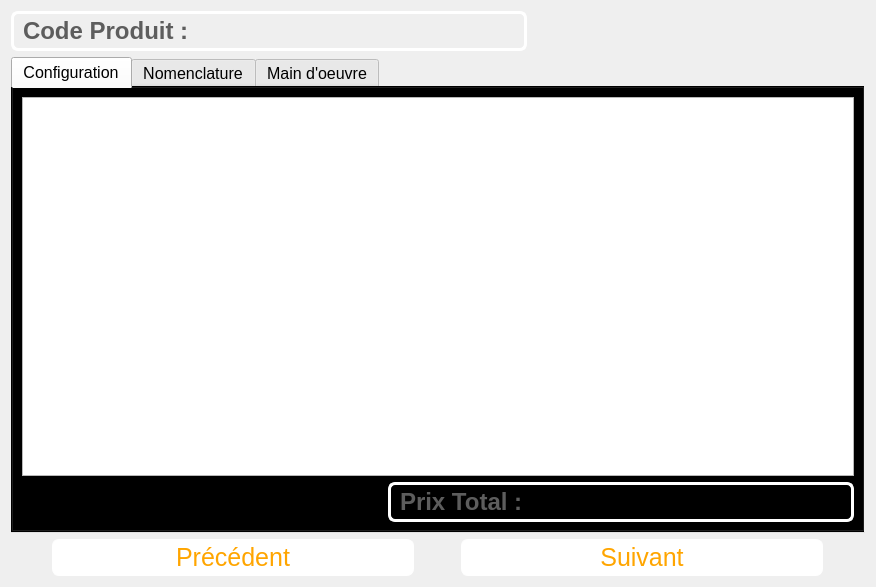
<?xml version="1.0" encoding="UTF-8"?>
<ui version="4.0">
 <class>ResumeConfiguration</class>
 <widget class="QWidget" name="ResumeConfiguration">
  <property name="geometry">
   <rect>
    <x>0</x>
    <y>0</y>
    <width>876</width>
    <height>587</height>
   </rect>
  </property>
  <property name="windowTitle">
   <string>Form</string>
  </property>
  <property name="styleSheet">
   <string notr="true">#subTitle{
background-color: transparent;
border-width: 3px;
border-color: white;
border-style: solid;
border-radius: 7;
padding: 3px;
font-size: 15px;
padding-left: 5px;
padding-right: 5px;
min-width: 280px;
max-width: 500px;
}


#prixTotMdo{
background-color: transparent;
border-width: 3px;
border-color: white;
border-style: solid;
border-radius: 7;
padding: 3px;
font-size: 15px;
padding-left: 5px;
padding-right: 5px;
min-width: 450px;
max-width: 500px;
}

#prixTot{
background-color: transparent;
border-width: 3px;
border-color: white;
border-style: solid;
border-radius: 7;
padding: 3px;
font-size: 15px;
padding-left: 5px;
padding-right: 5px;
min-width: 450px;
max-width: 500px;
}


#prixTotNom{
background-color: transparent;
border-width: 3px;
border-color: white;
border-style: solid;
border-radius: 7;
padding: 3px;
font-size: 15px;
padding-left: 5px;
padding-right: 5px;
min-width: 450px;
max-width: 500px;
}

QTabWidget{
color: orange;
background-color: transparent;
border-width: 1px;
border-color: white;
border-style: solid;
border-radius: 7;
padding: 3px;
font-size: 16px;
padding-left: 5px;
padding-right: 5px;
}

QPushButton {
color: orange;
background-color: white;
border-width: 1px;
border-color: white;
border-style: solid;
border-radius: 7;
padding: 3px;
font-size: 25px;
padding-left: 5px;
padding-right: 5px;
min-width: 280px;
max-width: 350px;
min-height: 25px;
max-height: 35px;
}</string>
  </property>
  <layout class="QGridLayout" name="gridLayout">
   <item row="0" column="0">
    <widget class="QLabel" name="subTitle">
     <property name="text">
      <string>&lt;html&gt;&lt;head/&gt;&lt;body&gt;&lt;p&gt;&lt;span style=&quot; font-size:18pt; font-weight:600; color:#5d5d5d;&quot;&gt;Code Produit :&lt;/span&gt;&lt;/p&gt;&lt;/body&gt;&lt;/html&gt;</string>
     </property>
    </widget>
   </item>
   <item row="1" column="0">
    <widget class="QTabWidget" name="tabWidget">
     <property name="currentIndex">
      <number>0</number>
     </property>
     <widget class="QWidget" name="tabConf">
      <attribute name="title">
       <string>Configuration</string>
      </attribute>
      <layout class="QGridLayout" name="gridLayout_2">
       <item row="1" column="0">
        <spacer name="horizontalSpacer_3">
         <property name="orientation">
          <enum>Qt::Horizontal</enum>
         </property>
         <property name="sizeHint" stdset="0">
          <size>
           <width>40</width>
           <height>20</height>
          </size>
         </property>
        </spacer>
       </item>
       <item row="0" column="0" colspan="2">
        <widget class="QTextEdit" name="resumeConf">
         <property name="readOnly">
          <bool>true</bool>
         </property>
        </widget>
       </item>
       <item row="1" column="1">
        <widget class="QLabel" name="prixTot">
         <property name="text">
          <string>&lt;html&gt;&lt;head/&gt;&lt;body&gt;&lt;p&gt;&lt;span style=&quot; font-size:18pt; font-weight:600; color:#5d5d5d;&quot;&gt;Prix Total : &lt;/span&gt;&lt;/p&gt;&lt;/body&gt;&lt;/html&gt;</string>
         </property>
        </widget>
       </item>
      </layout>
     </widget>
     <widget class="QWidget" name="tabNom">
      <attribute name="title">
       <string>Nomenclature</string>
      </attribute>
      <layout class="QGridLayout" name="gridLayout_3">
       <item row="2" column="0">
        <spacer name="horizontalSpacer">
         <property name="orientation">
          <enum>Qt::Horizontal</enum>
         </property>
         <property name="sizeHint" stdset="0">
          <size>
           <width>40</width>
           <height>20</height>
          </size>
         </property>
        </spacer>
       </item>
       <item row="0" column="0" colspan="2">
        <widget class="QTextEdit" name="resumeNom">
         <property name="readOnly">
          <bool>true</bool>
         </property>
        </widget>
       </item>
       <item row="2" column="1">
        <widget class="QLabel" name="prixTotNom">
         <property name="text">
          <string>&lt;html&gt;&lt;head/&gt;&lt;body&gt;&lt;p&gt;&lt;span style=&quot; font-size:18pt; font-weight:600; color:#5d5d5d;&quot;&gt;Prix Nomenclature : &lt;/span&gt;&lt;/p&gt;&lt;/body&gt;&lt;/html&gt;</string>
         </property>
        </widget>
       </item>
      </layout>
     </widget>
     <widget class="QWidget" name="tabMdo">
      <attribute name="title">
       <string>Main d'oeuvre</string>
      </attribute>
      <layout class="QGridLayout" name="gridLayout_4">
       <item row="1" column="0">
        <spacer name="horizontalSpacer_2">
         <property name="orientation">
          <enum>Qt::Horizontal</enum>
         </property>
         <property name="sizeHint" stdset="0">
          <size>
           <width>40</width>
           <height>20</height>
          </size>
         </property>
        </spacer>
       </item>
       <item row="0" column="0" colspan="2">
        <widget class="QTextEdit" name="resumeMdo">
         <property name="readOnly">
          <bool>true</bool>
         </property>
        </widget>
       </item>
       <item row="1" column="1">
        <widget class="QLabel" name="prixTotMdo">
         <property name="text">
          <string>&lt;html&gt;&lt;head/&gt;&lt;body&gt;&lt;p&gt;&lt;span style=&quot; font-size:18pt; font-weight:600; color:#5d5d5d;&quot;&gt;Prix Main d'oeuvre : &lt;/span&gt;&lt;/p&gt;&lt;/body&gt;&lt;/html&gt;</string>
         </property>
        </widget>
       </item>
      </layout>
     </widget>
    </widget>
   </item>
   <item row="2" column="0">
    <layout class="QHBoxLayout" name="horizontalLayout">
     <item>
      <widget class="QPushButton" name="precBouton">
       <property name="text">
        <string>Précédent</string>
       </property>
      </widget>
     </item>
     <item>
      <widget class="QPushButton" name="suivBouton">
       <property name="text">
        <string>Suivant</string>
       </property>
      </widget>
     </item>
    </layout>
   </item>
  </layout>
 </widget>
 <resources/>
 <connections/>
</ui>
